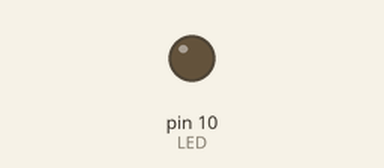
Simulated run of this sketch. Board: Arduino Uno, built with avr-gcc and run on an emulated ATmega328P. On the bench: output pins drawn as LEDs (lit = HIGH).

Above: at 0.05 s.
At 0.2 s:
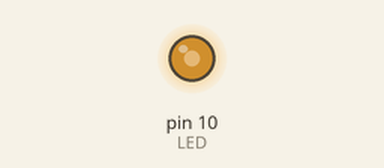
At 1.05 s:
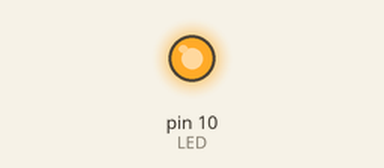
Timing chart, 0 to 3.0 s (numbered marks = the images above):
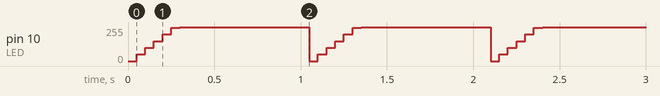

Measured:
- by itself, pin 10 (LED): repeats every 1.1 s: 100/255 0.05 s, 150/255 0.05 s, 200/255 0.05 s, 250/255 0.05 s, 255/255 0.75 s, 0/255 0.05 s, 50/255 0.05 s

The sketch:

PWm.ino
```cpp
//PWM
/*
 * Author: Saurabh Moharir
 * Alihussain Kanchwala
 * KKWIEER,NASHIK
 */
const int LED=10;

void setup() {
  // put your setup code here, to run once:
pinMode(LED,OUTPUT);
}

void loop() {
  // put your main code here, to run repeatedly:
int b;
for(b=0;b<=1023;b+=50)
{
  analogWrite(LED,b);
  delay(50);
}
}
```
